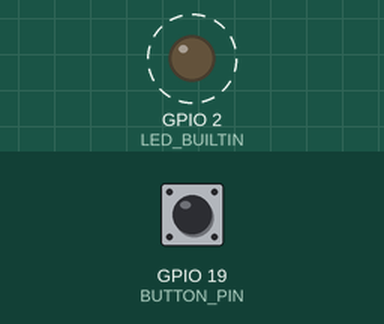
A program run on a simulated ESP32. On the bench: output pins drawn as LEDs (lit = HIGH). Dashed ring = blinking. The test bench sets the inputs (shaded band); at power-on: GPIO 19 (BUTTON_PIN) LOW.

Above: at 0.5 s.
Timing chart, 0 to 4.6 s (numbered marks = the images above):
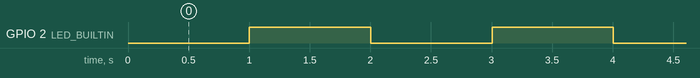

Measured:
- by itself, GPIO 2 (LED_BUILTIN): alternates HIGH for 1.0 s and LOW for 1.0 s

The program:

main.cpp
```cpp
/*
 * Example 9 for ESP 32 programing class
 * Modified Blink (also 2 simple state machines)
 * Turns on an LED on / off, repeatedly.
 * Change blinlk frequncy when button pressed
 * with button debounce
 * NF 2022-05-28.
 */

#include <Arduino.h>
// #define LED_BUILTIN 2

// define base blink period
#define BASE_PERIOD 1000
// define debounce period
#define DEBOUNCE_DELAY 20
// define button GPIO
#define BUTTON_PIN 19

// last timer update LED
uint64_t PastMils;
// last timer update debounce
uint64_t DebouncePastMils;
// led on/off
bool CurLEDState;
// current button state
uint8_t CurBtnState;
// button transition count
uint32_t BtnCycles;
// LED on/off time mills
uint32_t LEDperiod;


//function to toggle led on / off
bool toggleLed(bool state)
{
  bool newState;
  if (state == true)
  {
  // turn the LED on pin signal HIGH
    digitalWrite(LED_BUILTIN, HIGH);
    newState = false;
  }
  else
  {
  // turn the LED off by making the pin signal LOW
    digitalWrite(LED_BUILTIN, LOW);
    newState = true;
  }
  return newState;
}

// read button and check for state change, increment cycle cnt, with debounce
uint32_t btnCycle(uint32_t CycleCnt, uint8_t &LastState, uint64_t &DbTime)
{
  uint8_t ButnState;
  if (millis() > DbTime + DEBOUNCE_DELAY)
  {
    ButnState = digitalRead(BUTTON_PIN);
    // test btn state
    // high to low (button going up)
    if((ButnState = 1) & (LastState = 0))
      CycleCnt++;
    // low to high (button going up)
    if((ButnState = 0) & (LastState = 1))
      CycleCnt++;
    LastState = ButnState;
    DbTime = millis();
  }
  return CycleCnt;
}

void setup()
{
  // initialize LED digital pin as an output.
  pinMode(LED_BUILTIN, OUTPUT);
  CurLEDState = true;
  // attach button GPIO
  pinMode(BUTTON_PIN, INPUT);
  LEDperiod = BASE_PERIOD;
  BtnCycles = 0;
}

void loop()
{
  if (millis() > PastMils + LEDperiod)
  {
      CurLEDState = toggleLed(CurLEDState);
      PastMils = millis();
  }
  // check for button state change
  BtnCycles = btnCycle(BtnCycles,CurBtnState,DebouncePastMils);

  // button has gone though 2 state changes
  // off-on on-off, speed up the led flashing
  if (BtnCycles > 1)
  {
    LEDperiod = LEDperiod / 2;
    BtnCycles = 0;
  }

  // reset back to base if below 5 ms
  if (LEDperiod < 5)
    LEDperiod = BASE_PERIOD;
}
```
